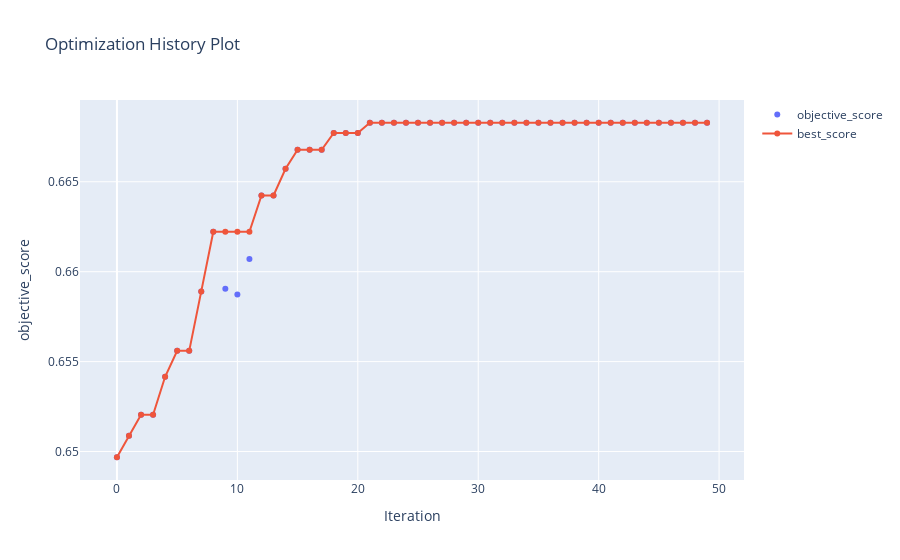

The cell this chart's notebook holds for it:
### Code cell
solutions_rbf_df.sort_values(by='objective_scores', ascending=False, ignore_index=True)['plot'][0]
